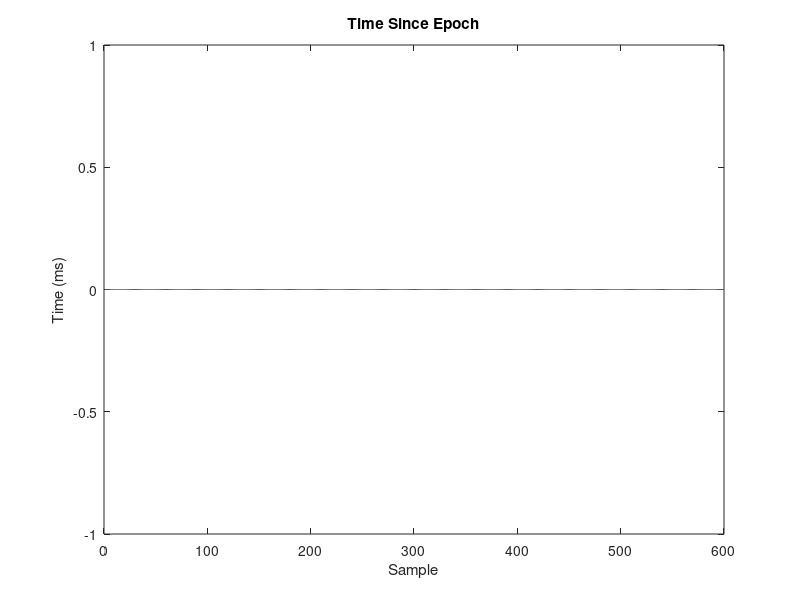
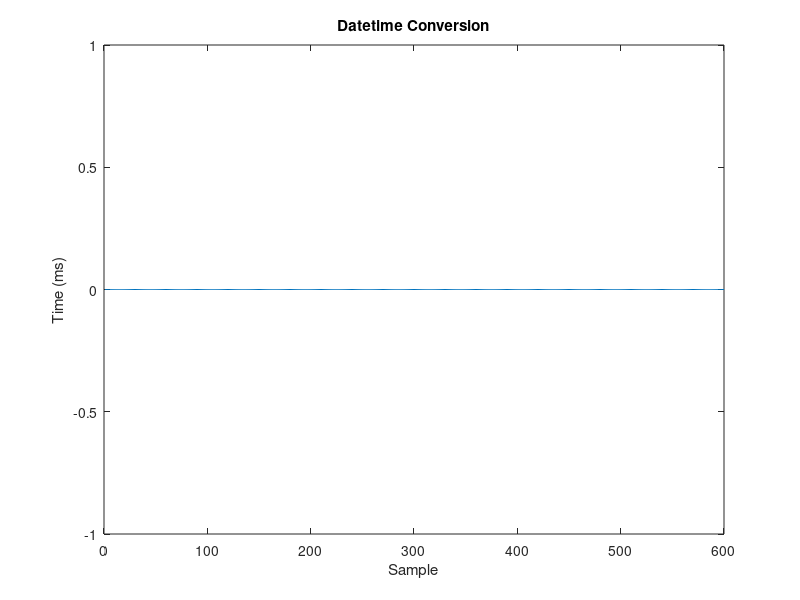
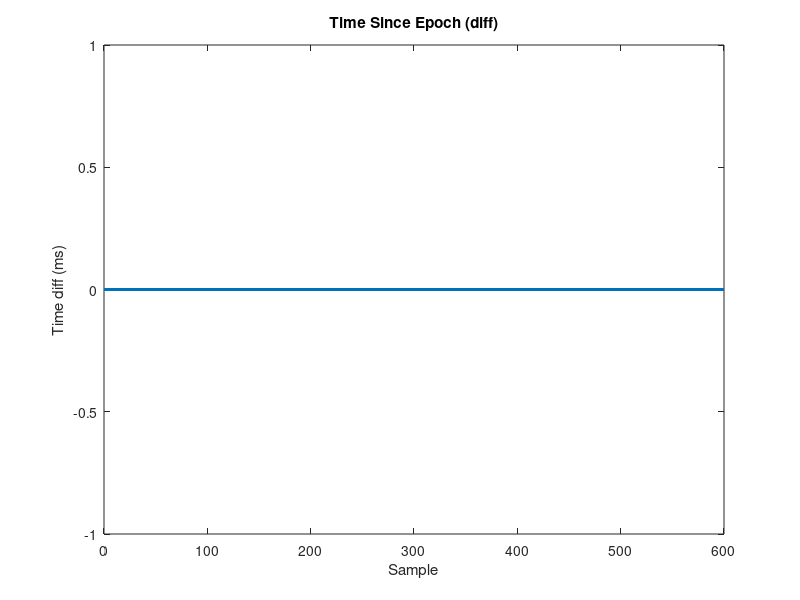
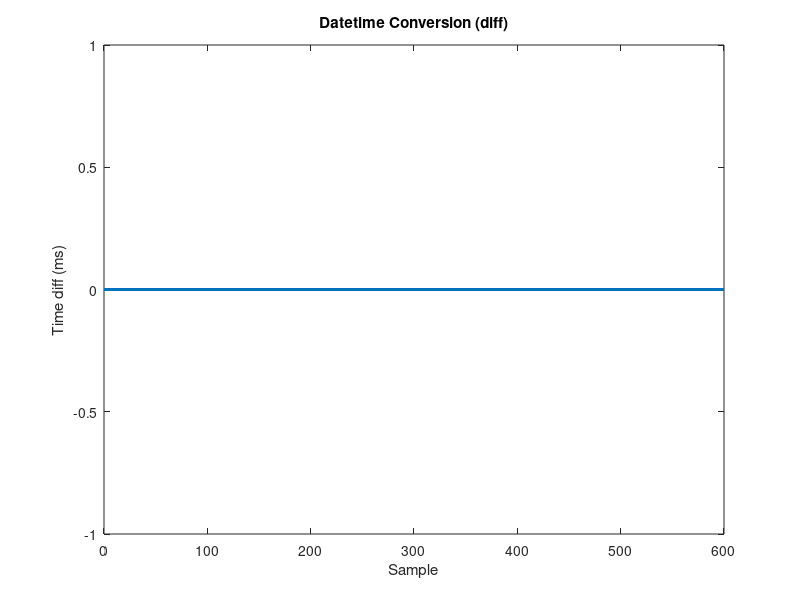

These figures' MATLAB source, in order:
%% Test time stamps from filenames
fns = dir('C:\Users\haider-lab\Downloads\frames\*.raw');
frameTimes = zeros(1,600);
dateTimesMs = zeros(1,600); %converted to milliseconds of the current day

for i = 1:length(fns)
    thing = regexp(fns(i).name, '(?<frameNum>\d+)_(?<timeSinceEpochInMs>\d+).raw', 'names');
    if ~isempty(thing)
        ind = str2num(thing.frameNum);
        frameTimes(ind) = str2double(thing.timeSinceEpochInMs);
        d = datetime(frameTimes(ind),'ConvertFrom','epochtime','TicksPerSecond',1000,'TimeZone','UTC');
        %dMilliseconds = (d.Hour*3600 + d.Minute*60 + d.Second) * 1000 + mod(frameTimes(i),1000);
        dS = d.Hour*3600 + d.Minute*60 + d.Second;
        dMs = str2num(char(datetime(frameTimes(ind),'ConvertFrom','epochtime','TicksPerSecond',1000,'TimeZone','UTC','Format','SSS')));
        dateTimesMs(ind) = dS * 1000 + dMs;
        %d.TimeZone = 'America/New_York'
    end
end
plot(frameTimes); title('Time Since Epoch'); xlabel('Sample'); ylabel('Time (ms)');
figure
plot(dateTimesMs); title('Datetime Conversion'); xlabel('Sample'); ylabel('Time (ms)');
figure
x = diff(frameTimes);
plot(x,'.'); title('Time Since Epoch (diff)'); xlabel('Sample'); ylabel('Time diff (ms)');
x2 = diff(dateTimesMs);
figure
plot(x2,'.'); title('Datetime Conversion (diff)'); xlabel('Sample'); ylabel('Time diff (ms)');

%% Test write time stamps
fns = dir('C:\Users\haider-lab\Downloads\frames\*.raw');
timevec_create = [];
timevec_mod = [];
for j = 1:length(fns)
% Get file modification time
    path = [fns(j).folder '\' fns(j).name];
    d = System.IO.File.GetCreationTime(path); % was GetCreationTime
    dMilliseconds = (d.Hour*3600 + d.Minute*60 + d.Second) * 1000 + d.Millisecond;
    timevec_create = [timevec_create double(dMilliseconds)];
    
    d = System.IO.File.GetLastWriteTime(path); % was GetCreationTime
    dMilliseconds = (d.Hour*3600 + d.Minute*60 + d.Second) * 1000 + d.Millisecond;
    timevec_mod = [timevec_mod double(dMilliseconds)];
end
y1 = diff(timevec_create);
figure;
plot(y1,'.')
hold on
y2 = diff(timevec_mod);
%figure;
plot(y2,'.')
title('Creation/Modification Time Stamps (diff) - 20 Hz');
xlabel('Sample'); ylabel('Time difference (ms)');